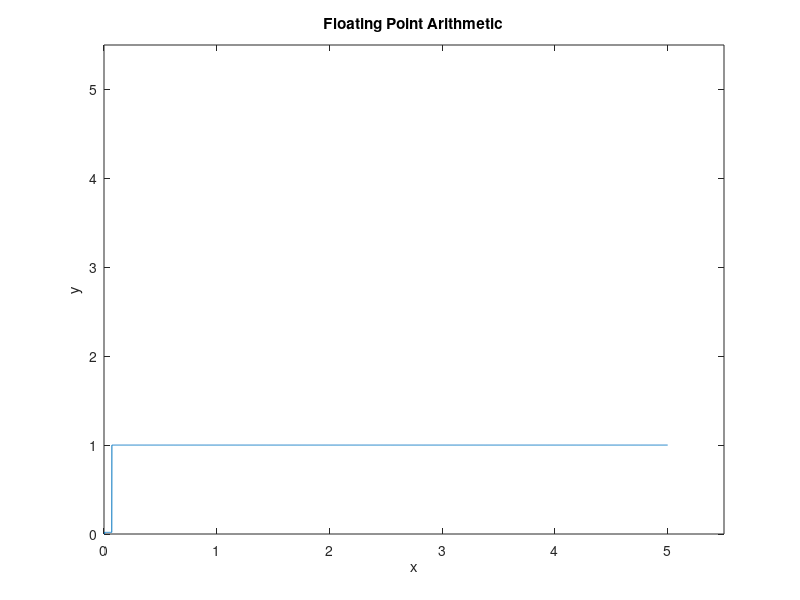

The MATLAB script that drew this image:
% MACM 316 - Computing Assignment 1
% Floating Point Arithmetic
% Description: Performs n-fold square-rooting following by squaring of
% the number x
% File name: FloatPt.m

clear
format long


% n=45;%the top of diagram has slightly difference (wave)
% n=50;% obivouesely, the x and y is not linear relationship
% n=55;% y=1 in x range
n=55;% reset n for different value n


st=0.001; % Define a stepsize
x=0:st:5; % x is a row vector of numbers between 0 and 1 of increments st
y=x;

for i=1:n
y=nthroot(y,2);
end

for i=1:n
y=y.^2; % The '.' here means the squaring is carried out on each element of y
end

% Plot the output y versus the input x

plot(x,y);
axis([0 5.5 0 5.5])% set the range of x and y
xlabel('x');
ylabel('y');

title('Floating Point Arithmetic');
hold on;
